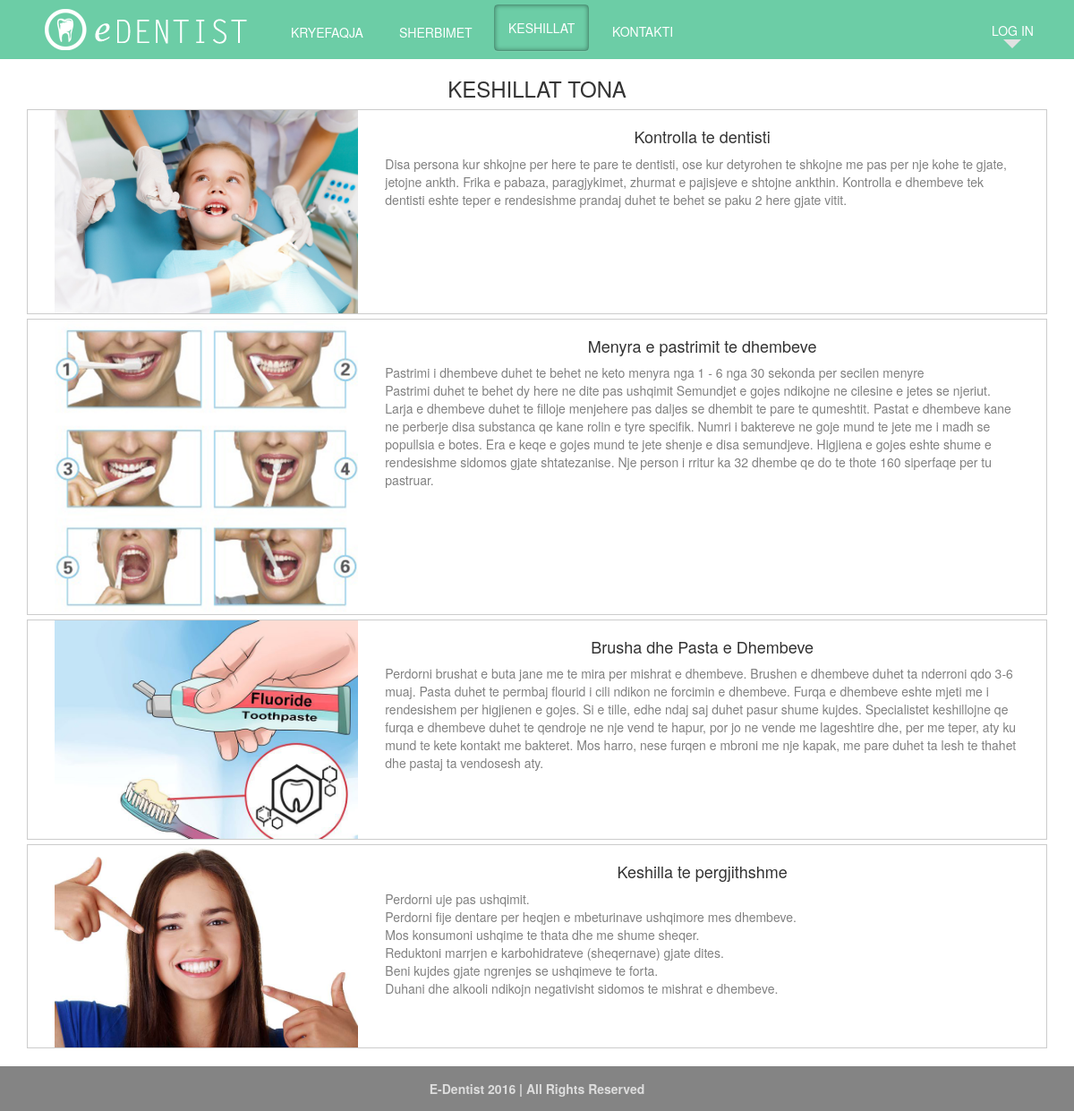
The page /index.php?faqe=keshillat on the database its author committed.
### tables this page shows
CREATE TABLE `keshillat` (
  `keshillat_id` int(11) NOT NULL,
  `titulli` varchar(1000) NOT NULL,
  `permbajtja` varchar(1000) NOT NULL,
  `imazhi` varchar(1000) NOT NULL
);

### keshillat.php (the view)
<?php
$selektimi = 'SELECT * FROM keshillat';
	$result = mysql_query($selektimi) or die ('invalid query:'. mysql_error());
	echo ' <h3>KESHILLAT TONA</h3>';
	while($row = mysql_fetch_row($result))
	{
		list($id, $title, $description, $photo)=$row;
                    echo '<ul class="list-group">';
                echo '<div class="col-sm-12 foto" >';
                echo '<div class="col-sm-4">';
                echo'<img src="'.$photo.'" class="img-responsive" >';
                echo '</div>';
                echo'<div class="col-sm-8 text">';
                echo'<h4>'.$title.'</h4>	';
                echo'  <p> '.$description.'</p>';
                echo '</div>';
                echo '</div>';
                echo '</ul> ';
	}
	?>

### css/mystyle.css (style rules this page uses)
body { color: #666666; margin : 0px; font-family:"Letter Gothic Bold", Letter Gothic, sans-serif; background-color: #CCCCCC; }
.foto { background-color: white; border: 1px solid #CCCCCC; margin-bottom: 5px; }
.text { text-align: center; padding: 10px; }
.text p { text-align: left; color:grey; }

### rows shown on the page
keshillat: imazhi (picture), titulli "Kontrolla te dentisti", permbajtja "Disa persona kur shkojne per here te pare te dentisti, ose kur detyrohen te shkojne me pas per nje kohe te gjate, jetojne ankth. Frika e pabaza, paragjykimet, zhurmat e pajisjeve e shtojne ankthin. Kontrolla e dhembeve tek dentisti eshte teper e rendesishme prandaj duhet te behet se paku 2 here gjate vitit."
keshillat: imazhi (picture), titulli "Menyra e pastrimit te dhembeve", permbajtja "Pastrimi i dhembeve duhet te behet ne keto menyra nga 1 - 6 nga 30 sekonda per secilen menyre Pastrimi duhet te behet dy here ne dite pas ushqimit Semundjet e gojes ndikojne ne cilesine e jetes se njeriut. Larja e dhembeve duhet te filloje menjehere pas daljes se dhembit te pare te qumeshtit. Pastat e dhembeve kane ne perberje disa substanca qe kane rolin e tyre specifik. Numri i baktereve ne goje mund te jete me i madh se popullsia e botes. Era e keqe e gojes mund te jete shenje e disa semundjeve. Higjiena e gojes eshte shume e rendesishme sidomos gjate shtatezanise. Nje person i rritur ka 32 dhembe qe do te thote 160 siperfaqe per tu pastruar."
keshillat: imazhi (picture), titulli "Brusha dhe Pasta e Dhembeve", permbajtja "Perdorni brushat e buta jane me te mira per mishrat e dhembeve. Brushen e dhembeve duhet ta nderroni qdo 3-6 muaj. Pasta duhet te permbaj flourid i cili ndikon ne forcimin e dhembeve. Furqa e dhembeve eshte mjeti me i rendesishem per higjienen e gojes. Si e tille, edhe ndaj saj duhet pasur shume kujdes. Specialistet keshillojne qe furqa e dhembeve duhet te qendroje ne nje vend te hapur, por jo ne vende me lageshtire dhe, per me teper, aty ku mund te kete kontakt me bakteret. Mos harro, nese furqen e mbroni me nje kapak, me pare duhet ta lesh te thahet dhe pastaj ta vendosesh aty."
keshillat: imazhi (picture), titulli "Keshilla te pergjithshme", permbajtja "Perdorni uje pas ushqimit. Perdorni fije dentare per heqjen e mbeturinave ushqimore mes dhembeve. Mos konsumoni ushqime te thata dhe me shume sheqer. Reduktoni marrjen e karbohidrateve (sheqernave) gjate dites. Beni kujdes gjate ngrenjes se ushqimeve te forta. Duhani dhe alkooli ndikojn negativisht sidomos te mishrat e dhembeve."
